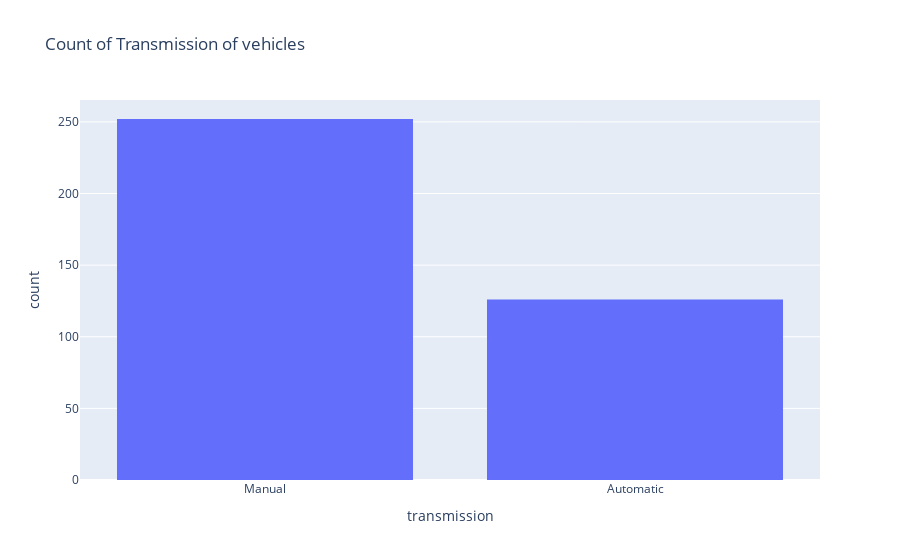

This figure's notebook cell:
### Markdown cell above
### Transmission

### Code cell
px.histogram(df, x="transmission", title="Count of Transmission of vehicles")

### Figure 1 — Plotly figure (JSON) as saved in the notebook; plotly's stock layout.template omitted (floating-point values rounded to 4 significant figures; data arrays with more than 128 entries replaced by an {"elided": "..."} marker saying what was removed)
{"data": [{"alignmentgroup": "True", "bingroup": "x", "hovertemplate": "transmission=%{x}<br>count=%{y}<extra></extra>", "legendgroup": "", "marker": {"color": "#636efa"}, "name": "", "offsetgroup": "", "orientation": "v", "showlegend": false, "type": "histogram", "x": {"elided": "378 str values"}, "xaxis": "x", "yaxis": "y"}], "layout": {"barmode": "relative", "legend": {"tracegroupgap": 0}, "title": {"text": "Count of Transmission of vehicles"}, "xaxis": {"anchor": "y", "domain": [0, 1], "title": {"text": "transmission"}}, "yaxis": {"anchor": "x", "domain": [0, 1], "title": {"text": "count"}}}}
